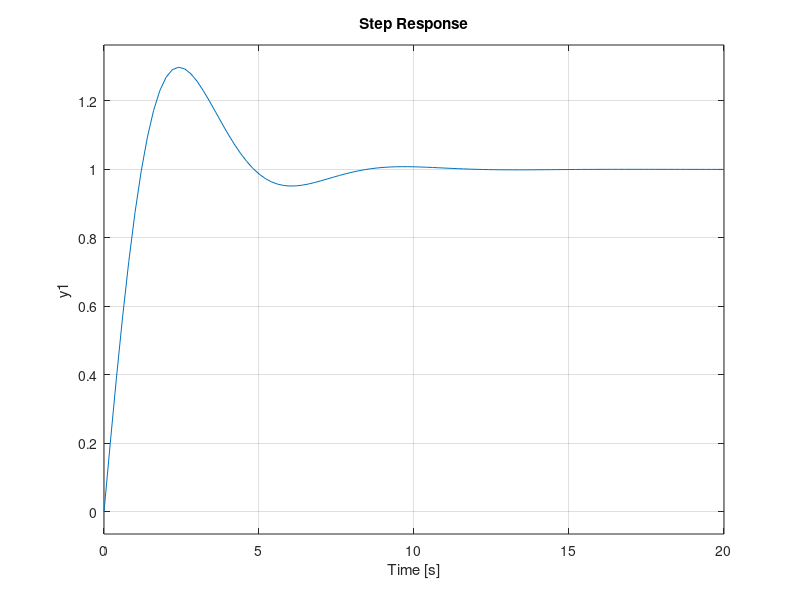

Here is the MATLAB script that generated this plot: (Note: this script raises an error after producing the figure.)
clear; clc;
%vytvoreni systemu
% sysTF = tf([0 0 2],[1 2 5]) %zatim nelze
% sysTF = tf([0 1 6],[1 1 1])
sysTF = tf([1 1],[1 1 1])
step(sysTF);
figure;


%synteza regulatoru -------------------------------------------------------
%zvolene poly vysledne prenosove funkce
% poles = [1 10 25]; %(s + 5)(s + 5)
% poles = [1 4 4]; %(s + 2)(s + 2)
% poles = [1 8 12]; %(s + 6)(s + 2)
% poles = conv([1 3], [1 2]);; %(s + 3)(s + 2) 
poles = conv([1/3 1], [1/2 1]); %(1/3s + 1)(1/2s + 1) 
% poles = [1 2 5]; % -1 +- 2i

%navrh pomoci diofanticke rovnice, z B/A na Y/X\
B = sysTF.num{1};
A = sysTF.den{1};
[X, Y] = diofant(A, B, poles);
% [~, R] = diofant(zeros(1, length(B)), B, poles);
R = lpad([1],length(B));
% R = [0 1 2]; %tf(1, B) * tf(poles, 1); %R = poles / B
% regulatorTF = tf(Y,X);
% -------------------------------------------------------------------------

%vytvoreni systemu k simulaci
closedLoopSystem = tf(conv(R, B), conv(X,A) + conv(Y, B));
step(closedLoopSystem);
figure;

% generovani simulacnich dat
timeData = 0:0.01:4.99;
inputData = createData([0.7 0.25 1 0.5 0.3], floor(length(timeData)/5));
[u,t] = gensig('square',9,30,0.1);

%simulace
% lsim(closedLoopSystem, inputData, timeData); %pripadne , x0 pro nenulove pocatecni podminky systemu
lsim(closedLoopSystem, u, t); %pripadne , x0 pro nenulove pocatecni podminky systemu





